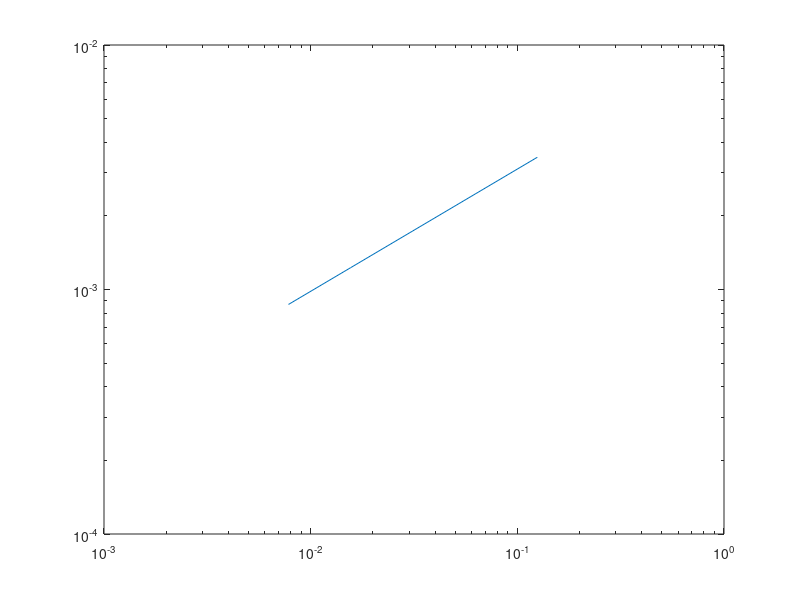

The MATLAB script that drew this image:
clc, clear all

J2=load('J2_N3_ux.dat');
J3=load('J3_N3_ux.dat');
J4=load('J4_N3_ux.dat');
J5=load('J5_N3_ux.dat');
J6=load('J6_N3_ux.dat');

uxtru2=-pi*sin(pi*J2(:,1));
uxtru3=-pi*sin(pi*J3(:,1));
uxtru4=-pi*sin(pi*J4(:,1));
uxtru5=-pi*sin(pi*J5(:,1));
uxtru6=-pi*sin(pi*J6(:,1));

E2=norm(uxtru2-J2(:,2),2)/norm(uxtru2,2);
E3=norm(uxtru3-J3(:,2),2)/norm(uxtru3,2);
E4=norm(uxtru4-J4(:,2),2)/norm(uxtru4,2);
E5=norm(uxtru5-J5(:,2),2)/norm(uxtru5,2);
E6=norm(uxtru6-J6(:,2),2)/norm(uxtru6,2);
Err=[E2 E3 E4 E5 E6];

for i=1:5 
    dx(i)=.125/2^(i-1);
end

figure(1)
loglog(dx,Err)